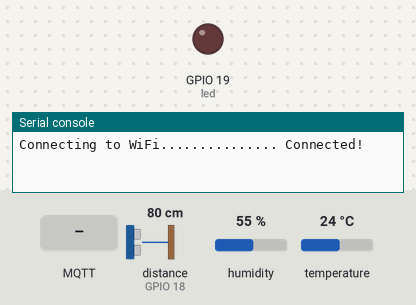
A program run on a simulated ESP32 board running MicroPython. On the bench: output pins drawn as LEDs (lit = HIGH), the last lines printed to the serial console. Wiring (from the project's diagram.json): red LED on GPIO 19, DHT22 sensor on GPIO 33. The test bench sets the inputs (shaded band); at power-on: distance to the obstacle (sensor on GPIO 18) 80 cm, humidity 55 %, temperature 24 °C. The echo pulse lasts 58.3 µs per cm; WiFi joins after 1.5 s; no MQTT or app messages arrive unless stated; library files of the repository ran but are not shown: hcsr04.py; pins used as bus, display or sensor lines are not drawn.

Above: at 2.8 s.
2.9 s: MQTT message "1" arrives on the first subscribed topic
At 5.0 s:
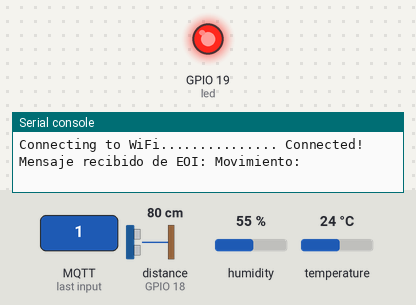
Timing chart, 0 to 10.2 s (numbered marks = the images above; inputs shaded):
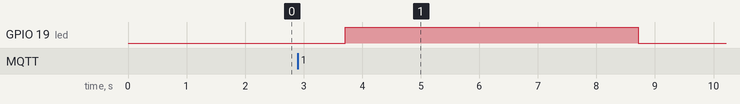

Measured:
- after the input at 2.9 s, GPIO 19 (led): LOW → HIGH after 0.81 s, → LOW 5.0 s later

The program:

main.py
```python
import network
import time
from machine import Pin
from dht import DHT22
import ujson
from umqtt.simple import MQTTClient
from utime import sleep_ms
from hcsr04 import HCSR04

print("Connecting to WiFi", end="")
sta_if = network.WLAN(network.STA_IF)
sta_if.active(True)
sta_if.connect('Wokwi-GUEST', '')
while not sta_if.isconnected():
    print(".", end="")
    time.sleep(0.1)
print(" Connected!")

# Configuración de MQTT
mqtt_server = "broker.hivemq.com"
mqtt_topic = "EOI: Movimiento"

# Configuración de los pines
led = Pin(19, Pin.OUT)
sensorDHT = DHT22(Pin(33, pull=Pin.PULL_UP))
sensorhcsr04 = HCSR04(trigger_pin=5, echo_pin=18, echo_timeout_us=10000)

# Conexión MQTT
client = MQTTClient("Blaggdaros", mqtt_server)

def mqtt_callback(topic, msg):
    # Callback para manejar los mensajes MQTT recibidos
    msg = msg.decode()
    topic = topic.decode()
    if topic == mqtt_topic and float(msg.split()[0]) < 10:
        print(f"Mensaje recibido de {topic}:\n{msg[1::]}")
        # Encender la bombilla cuando se recibe un mensaje MQTT en el topic "EOI: Movimiento"
        led.on()
        sleep_ms(5000)
        led.off()

# Conexión y configuración del cliente MQTT
client.set_callback(mqtt_callback)
client.connect()
client.subscribe(mqtt_topic)

while True:
    client.check_msg()
    sleep_ms(500)
    sensorDHT.measure()
    temp = sensorDHT.temperature()
    hum = sensorDHT.humidity()
    distance = sensorhcsr04.distance_cm()

    # Publicar datos en MQTT
    message = f"{int(distance)} Temperatura: {temp:.2f}, Humedad: {hum:.2f}\nMovimiento detectado: {distance:.2f} cm"
    client.publish(mqtt_topic, message)

    sleep_ms(500)
```
